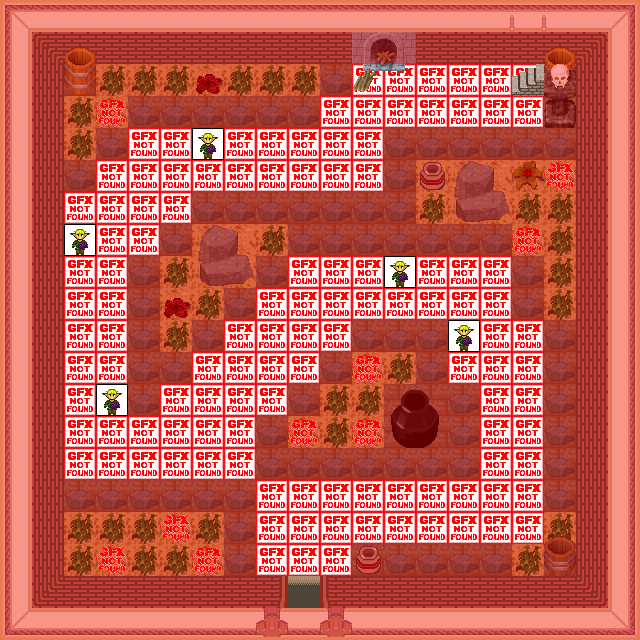

A level layout from a 2D game, rendered from its tile map. Below: a short description, then the map file with tile-grid data replaced by summaries:
An orthogonal 20x20 tile map with 32x32 px tiles, 8 tile layers (0_floor, 1_terrain, 2_object, 3_roof, ...), 19 tilesets.

<map version="1.0" tiledversion="1.0.3" orientation="orthogonal" renderorder="right-down" width="20" height="20" tilewidth="32" tileheight="32" nextobjectid="1">
 <tileset firstgid="1" name="../../tileset/furniture/carpet/carpets_2.png" tilewidth="32" tileheight="32" tilecount="12" columns="4">
  <image source="../../tileset/furniture/carpet/carpets_2.png" trans="ff00ff" width="128" height="96" />
 </tileset>
 <tileset firstgid="13" name="../../tileset/ground/indoor/brown.png" tilewidth="32" tileheight="32" tilecount="6" columns="3">
  <image source="../../tileset/ground/indoor/brown.png" trans="ff00ff" width="96" height="64" />
 </tileset>
 <tileset firstgid="19" name="../../tileset/furniture/carpet/brown_rug.png" tilewidth="32" tileheight="32" tilecount="12" columns="3">
  <image source="../../tileset/furniture/carpet/brown_rug.png" trans="ff00ff" width="96" height="128" />
 </tileset>
 <tileset firstgid="31" name="../../tileset/building/wall/int_wall_pale.png" tilewidth="32" tileheight="32" tilecount="16" columns="2">
  <image source="../../tileset/building/wall/int_wall_pale.png" trans="ff00ff" width="64" height="256" />
 </tileset>
 <tileset firstgid="47" name="../../tileset/building/wall/int_wall_thin_bricks.png" tilewidth="32" tileheight="32" tilecount="12" columns="2">
  <image source="../../tileset/building/wall/int_wall_thin_bricks.png" trans="ff00ff" width="64" height="192" />
 </tileset>
 <tileset firstgid="59" name="../../tileset/plant/bush/bushes.png" tilewidth="32" tileheight="32" tilecount="10" columns="5">
  <image source="../../tileset/plant/bush/bushes.png" trans="ffffff" width="160" height="64" />
 </tileset>
 <tileset firstgid="69" name="../../tileset/building/decoration/rocks.png" tilewidth="32" tileheight="32" tilecount="6" columns="3">
  <image source="../../tileset/building/decoration/rocks.png" trans="ff00ff" width="96" height="64" />
 </tileset>
 <tileset firstgid="75" name="../../tileset/item/pot/pot_burgundy.png" tilewidth="32" tileheight="32" tilecount="1" columns="1">
  <image source="../../tileset/item/pot/pot_burgundy.png" trans="ffffff" width="32" height="32" />
 </tileset>
 <tileset firstgid="76" name="../../tileset/item/pot/huge_pot.png" tilewidth="32" tileheight="32" tilecount="4" columns="2">
  <image source="../../tileset/item/pot/huge_pot.png" trans="ff00ff" width="64" height="64" />
 </tileset>
 <tileset firstgid="80" name="../../tileset/building/wall/int_wall_fancy_purple.png" tilewidth="32" tileheight="32" tilecount="12" columns="4">
  <image source="../../tileset/building/wall/int_wall_fancy_purple.png" trans="ff00ff" width="128" height="96" />
 </tileset>
 <tileset firstgid="92" name="../../tileset/plant/bush/various_small.png" tilewidth="32" tileheight="32" tilecount="9" columns="3">
  <image source="../../tileset/plant/bush/various_small.png" trans="ff00ff" width="96" height="96" />
 </tileset>
 <tileset firstgid="101" name="../../tileset/item/statue/skullpedestal.png" tilewidth="32" tileheight="32" tilecount="2" columns="1">
  <image source="../../tileset/item/statue/skullpedestal.png" trans="ff00ff" width="32" height="64" />
 </tileset>
 <tileset firstgid="103" name="../../tileset/item/pot/dark_barrel.png" tilewidth="32" tileheight="32" tilecount="2" columns="1">
  <image source="../../tileset/item/pot/dark_barrel.png" trans="ffffff" width="32" height="64" />
 </tileset>
 <tileset firstgid="105" name="../../tileset/item/pot/barrel_tall.png" tilewidth="32" tileheight="32" tilecount="2" columns="1">
  <image source="../../tileset/item/pot/barrel_tall.png" trans="ff00ff" width="32" height="64" />
 </tileset>
 <tileset firstgid="107" name="../../tileset/building/decoration/wood_fire.png" tilewidth="32" tileheight="32" tilecount="4" columns="2">
  <image source="../../tileset/building/decoration/wood_fire.png" trans="ff00ff" width="64" height="64" />
 </tileset>
 <tileset firstgid="111" name="../../tileset/building/stairs/stairs.png" tilewidth="32" tileheight="32" tilecount="12" columns="2">
  <image source="../../tileset/building/stairs/stairs.png" trans="ff00ff" width="64" height="192" />
 </tileset>
 <tileset firstgid="123" name="../../tileset/building/entrance/bricks_ns.png" tilewidth="32" tileheight="32" tilecount="12" columns="3">
  <image source="../../tileset/building/entrance/bricks_ns.png" trans="ff00ff" width="96" height="128" />
 </tileset>
 <tileset firstgid="135" name="../../tileset/logic/creature/elf.png" tilewidth="32" tileheight="32" tilecount="16" columns="8">
  <image source="../../tileset/logic/creature/elf.png" width="256" height="64" />
 </tileset>
 <tileset firstgid="151" name="../../tileset/logic/collision.png" tilewidth="32" tileheight="32" tilecount="1" columns="1">
  <image source="../../tileset/logic/collision.png" width="32" height="32" />
 </tileset>
 <layer name="0_floor" width="20" height="20">
  <data>[400 cells, 255 non-empty, 3 distinct tile ids]</data>
 </layer>
 <layer name="1_terrain" width="20" height="20">
  <data>[400 cells, 277 non-empty, 36 distinct tile ids]</data>
 </layer>
 <layer name="2_object" width="20" height="20">
  <data>[400 cells, 11 non-empty, 9 distinct tile ids]</data>
 </layer>
 <layer name="3_roof" width="20" height="20">
  <data>[400 cells, 6 non-empty, 6 distinct tile ids]</data>
 </layer>
 <layer name="4_roof_add" width="20" height="20">
  <data>[400 cells, 3 non-empty, 2 distinct tile ids]</data>
 </layer>
 <layer name="objects" width="20" height="20">
  <data>[400 cells, 5 non-empty, 1 distinct tile ids]</data>
 </layer>
 <layer name="collision" width="20" height="20" opacity="0.37">
  <data>[400 cells, 280 non-empty, 1 distinct tile ids]</data>
 </layer>
 <layer name="protection" width="20" height="20">
  <data>[400 cells, 0 non-empty, 0 distinct tile ids]</data>
 </layer>
</map>
